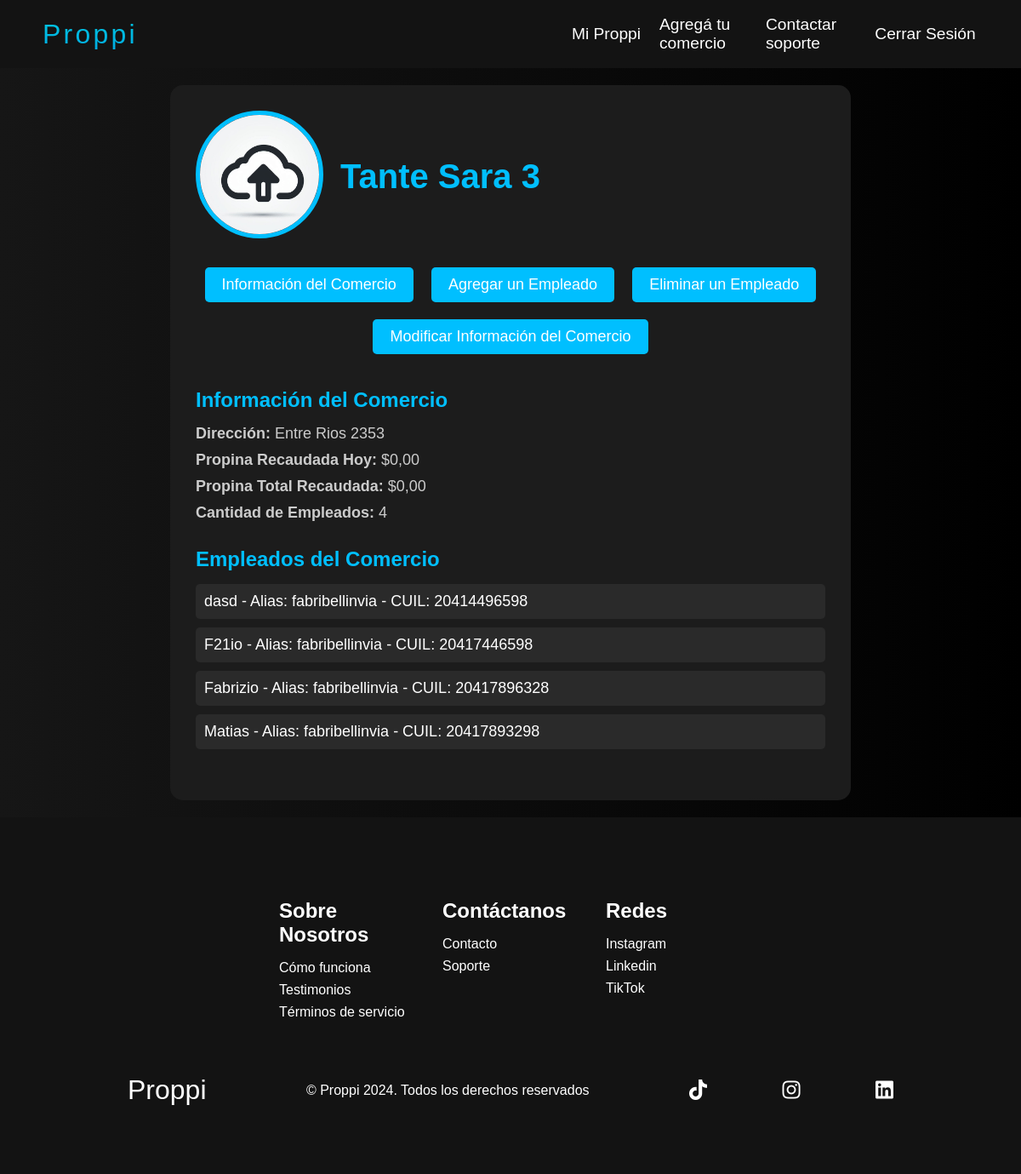
/Miproppi/mis_comercios/2/ (signed in), run on an earlier commit of the app's database.
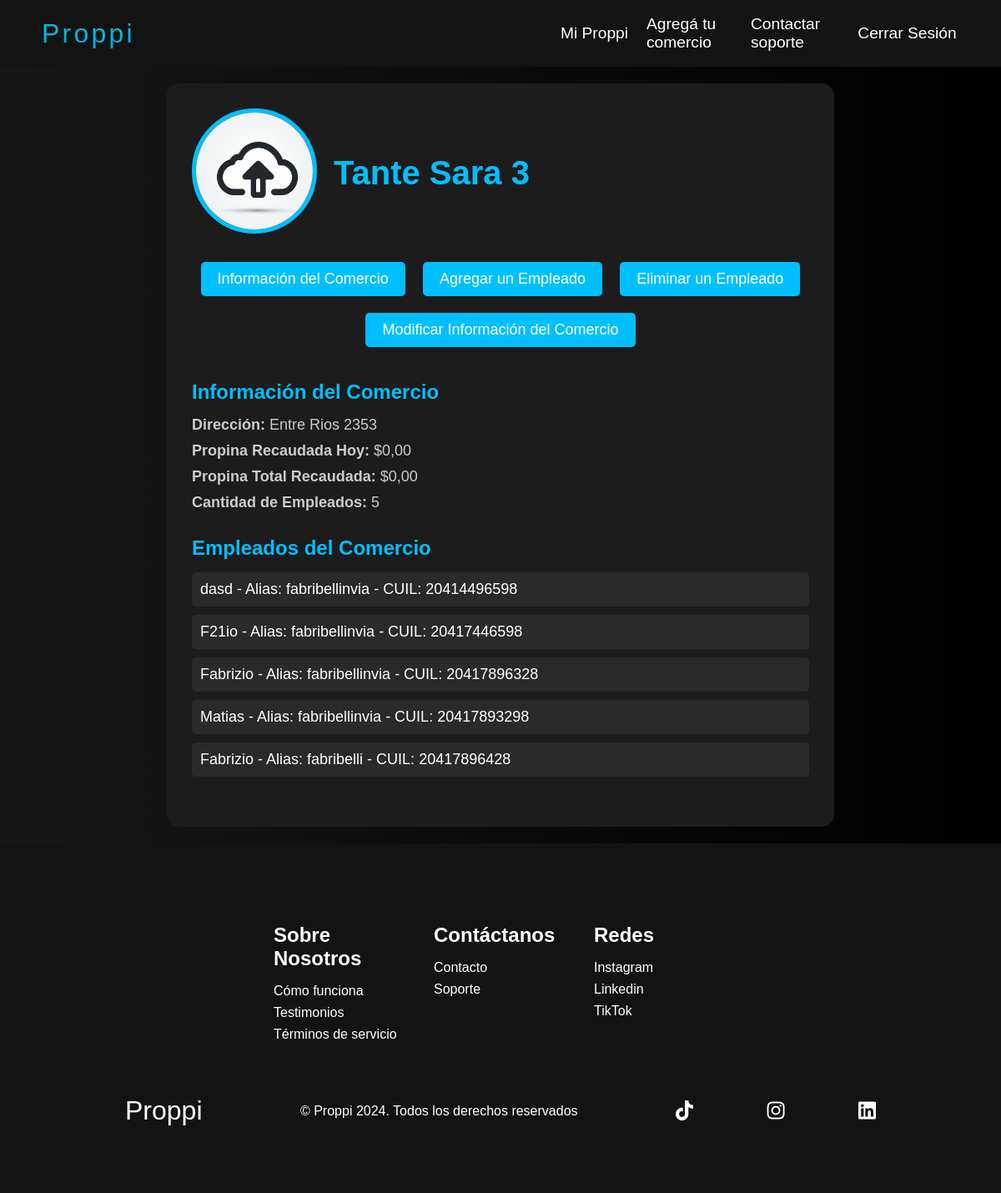
And on a later commit of the database.
### Adherircom/models.py (models this page shows, shortened)
class Comercio(models.Model):
    nombre_comercio = models.CharField(max_length=100)
    tipo_comercio = models.CharField(max_length=20, choices=[('restaurante', 'Restaurante'), ('bar', 'Bar'), ('cafe', 'Café'), ('otros', 'Otros')], default='restaurante')
    direccion = models.CharField(max_length=200)
    imagen = models.ImageField(upload_to='comercio_images/', blank=True)
    ciudad = models.CharField(max_length=100)
    provincia = models.CharField(max_length=100)
    ingresos_diarios = models.DecimalField(max_digits=10, decimal_places=2, blank=True, default=0)
    ingresos_total = models.DecimalField(max_digits=10, decimal_places=2,blank=True, default=0)
    codigo_qr = models.ImageField(upload_to='codigo_qr', blank=True)
    codigo_qr_entrada = models.ImageField(upload_to='codigo_qr_entrada', blank=True)
    ccreada = models.DateTimeField(auto_now_add=True, blank=True)
    user = models.ForeignKey(User, on_delete=models.CASCADE, related_name='comercios')

class Empleado(models.Model):
    nombre = models.CharField(max_length=50)
    email = models.EmailField(max_length=35)
    alias = models.CharField(max_length=40)
    cuil = models.CharField(max_length=20, unique=True)
    ingresos_diarios = models.DecimalField(max_digits=10, decimal_places=2, default=0)
    ingresos_total = models.DecimalField(max_digits=10, decimal_places=2, default=0)
    comercios = models.ManyToManyField(Comercio, related_name='empleados')
    user = models.OneToOneField(User, on_delete=models.CASCADE, null=True)

### MiProppi/views.py (the view)
# urls.py: path('Miproppi/mis_comercios/<int:comercio_id>/', views.detalle_comercio, name='detalle_comercio'),
@login_required
@permission_required("Adherircom.view_comercio")
def detalle_comercio(request, comercio_id):
    comercio = get_object_or_404(Comercio, id=comercio_id)
    return render(request, 'detalle_comercio.html',{
        'comercio': comercio
    })

### MiProppi/templates/detalle_comercio.html (shortened to what this page needs)
{% extends 'base.html' %}
{% load static %}
{% block content %}
<!DOCTYPE html>
<html lang="en">
<head>
    <link rel="stylesheet" href="{% static 'css/detalle_comercio.css' %}">
</head>
<body>
<div class="wrapper-container">
    <div class="wrapper">
        <div class="comercio-header">
            <form id="upload-form" action="{% url 'subir_imagen_comercio' comercio.id %}" method="POST" enctype="multipart/form-data">
                <label for="file-input">
                    <img src="{% if comercio.imagen %}{{ comercio.imagen.url }}{% else %}{% static 'images/default_comercio.png' %}{% endif %}" alt="Logo del Comercio" id="comercio-logo">
                </label>
            </form>
            <h1>{{ comercio.nombre_comercio }}</h1>
        </div>
        {% if perms.Adherircom.change_comercio %}
            <div class="botones-accion">
                <a href="#" class="btn">Información del Comercio</a>
                <a href="{% url 'agregar_emp' comercio.id %}" class="btn">Agregar un Empleado</a>
                <a href="{% url 'eliminar_emp' comercio.id %}" class="btn">Eliminar un Empleado</a>
                <a href="#" class="btn">Modificar Información del Comercio</a>
            </div>
        {% endif %}
        <div class="informacion-comercio">
            <h3>Información del Comercio</h3>
            <p><strong>Dirección:</strong> {{ comercio.direccion }}</p>
            <p><strong>Propina Recaudada Hoy:</strong> ${{ comercio.ingresos_diarios }}</p>
            <p><strong>Propina Total Recaudada:</strong> ${{ comercio.ingresos_total }}</p>
            <p><strong>Cantidad de Empleados:</strong> {{ comercio.empleados.count }}</p>
        </div>
        <div class="lista-empleados">
            <h3>Empleados del Comercio</h3>
            <ul>
                {% for empleado in comercio.empleados.all %}
                <li>{{ empleado.nombre }} - Alias: {{ empleado.alias }} - CUIL: {{ empleado.cuil }}</li>
                {% endfor %}
            </ul>
        </div>
    </div>
</div>
</body>
{% endblock %}

What changed in the data, as far as the page shows it:
computed for Comercio "Tante Sara 3": empleados.count "4" → "5"
added Empleado: nombre "Fabrizio", alias "fabribelli", cuil "20417896428"
